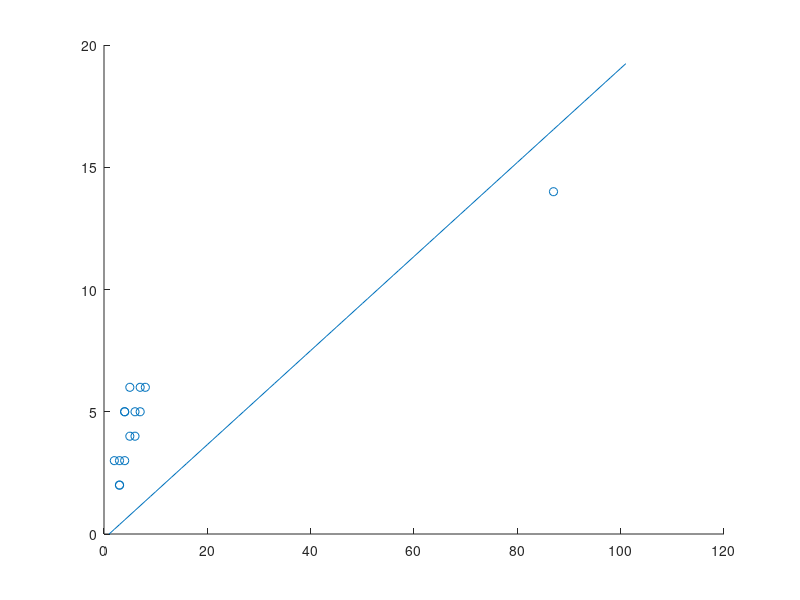
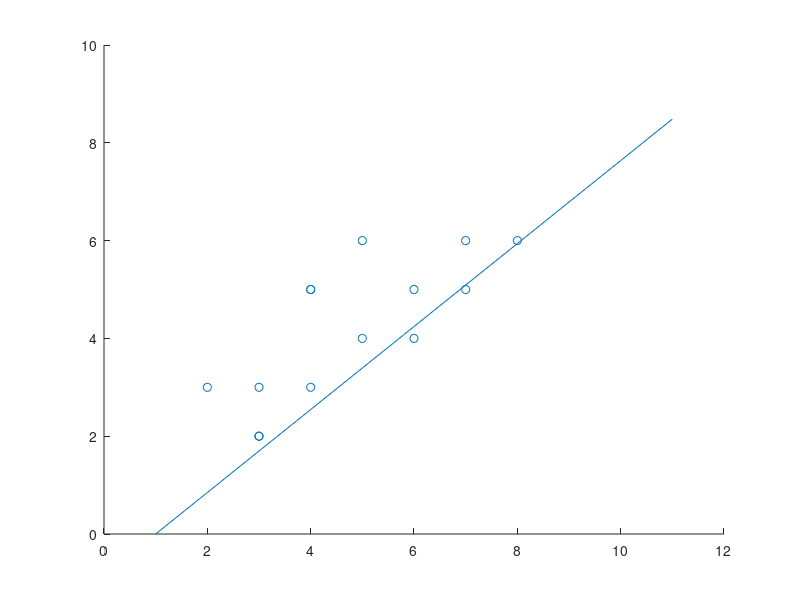

The MATLAB script that drew these images, in order:
% -- With outliers -- 

trainX0 = [2 3 4 4 7 5 7 6 4 8 3 6 5 3 87]';
trainY0 = [3 3 5 5 5 6 6 5 3 6 2 4 4 2 14]';

figure;
hold on;
scatter( trainX0, trainY0 );

w0 = inv( trainX0' * trainX0 ) * trainX0' * trainY0;

x0 = 0:1:100;
y0 = w0*x0;

plot( y0 );

% -- Without outliers --

trainX1 = trainX0(1:end-1,:);
trainY1 = trainY0(1:end-1,:);

figure;
hold on;
scatter( trainX1, trainY1 );

w1 = inv( trainX1' * trainX1 ) * trainX1' * trainY1;

x1 = 0:1:10;
y1 = w1*x1;

plot( y1 );

